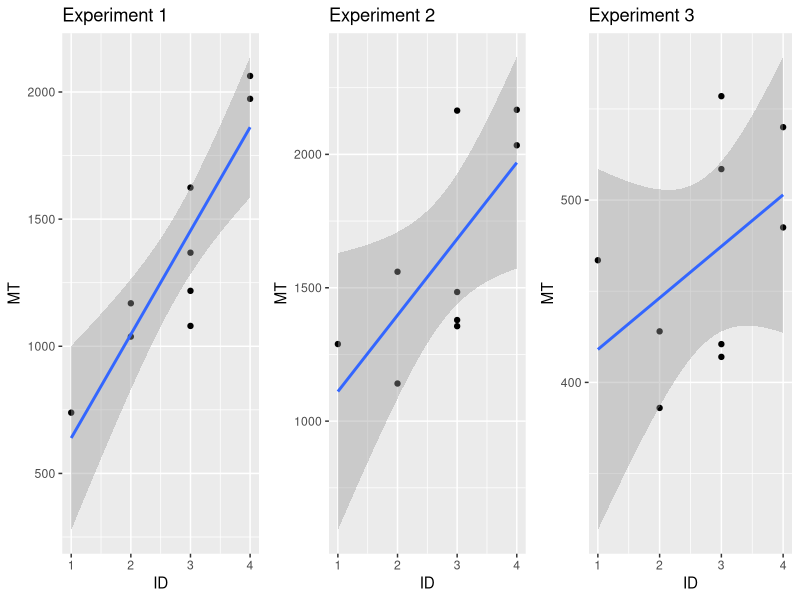

Reproduce this figure in R.
## ---- chunk 1
knitr::opts_chunk$set(echo = TRUE)
## ---- chunk 2

if (!requireNamespace("gridExtra", quietly = TRUE)) {
  install.packages("gridExtra")
}

library(gridExtra)
library(ggplot2)
## ---- chunk 3
meanMTdf_experiment1 <- read.csv("../data/20231122_1541_computerRightHand_MeanMT.csv", header=T)
rawdf_experiment1 <- read.csv("../data/20231122_1546_computerRightHand_RawData.csv", header=T)

meanMTdf_experiment2 <- read.csv("../data/20231122_1555_computerLeftHand_MeanMT.csv", header=T)
rawdf_experiment2 <- read.csv("../data/20231122_1600_computerLeftHand_RawData.csv", header=T)

meanMTdf_experiment3 <- read.csv("../data/20231122_1614_phoneTwoHands_MeanMT.csv", header=T)
rawdf_experiment3 <- read.csv("../data/20231122_1618_phoneTwoHands_RawData.csv", header=T)
## ---- chunk 4

plot1 <- ggplot(meanMTdf_experiment1, aes(ID, MT)) +
  geom_point() +
  geom_smooth(method='lm') +
  ggtitle("Experiment 1")

plot2 <- ggplot(meanMTdf_experiment2, aes(ID, MT)) +
  geom_point() +
  geom_smooth(method='lm') +
  ggtitle("Experiment 2")


plot3 <- ggplot(meanMTdf_experiment3, aes(ID, MT)) +
  geom_point() +
  geom_smooth(method='lm') +
  ggtitle("Experiment 3")

grid.arrange(plot1, plot2, plot3, ncol = 3)


## ---- chunk 5
model1 <- lm(MT~ID, data = meanMTdf_experiment1)
summary(model1)

model1 <- lm(MT~ID, data = meanMTdf_experiment2)
summary(model1)

model1 <- lm(MT~ID, data = meanMTdf_experiment3)
summary(model1)
